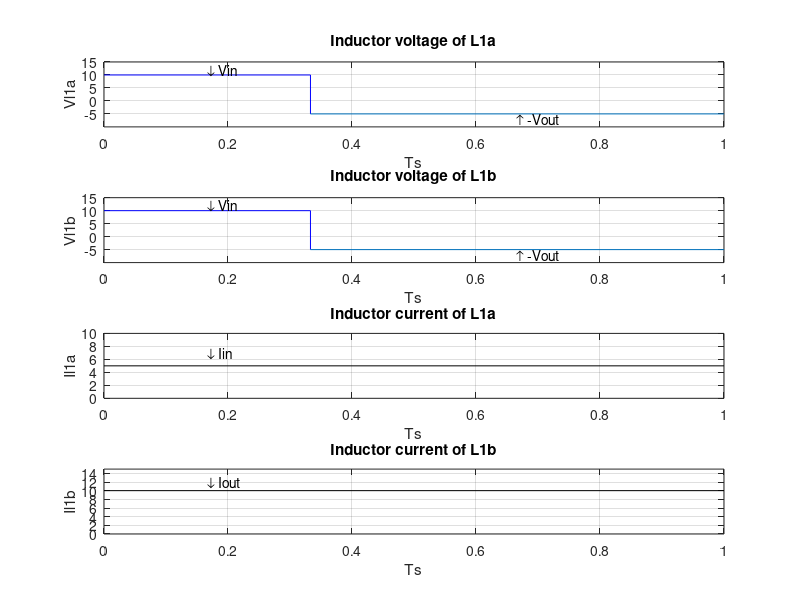
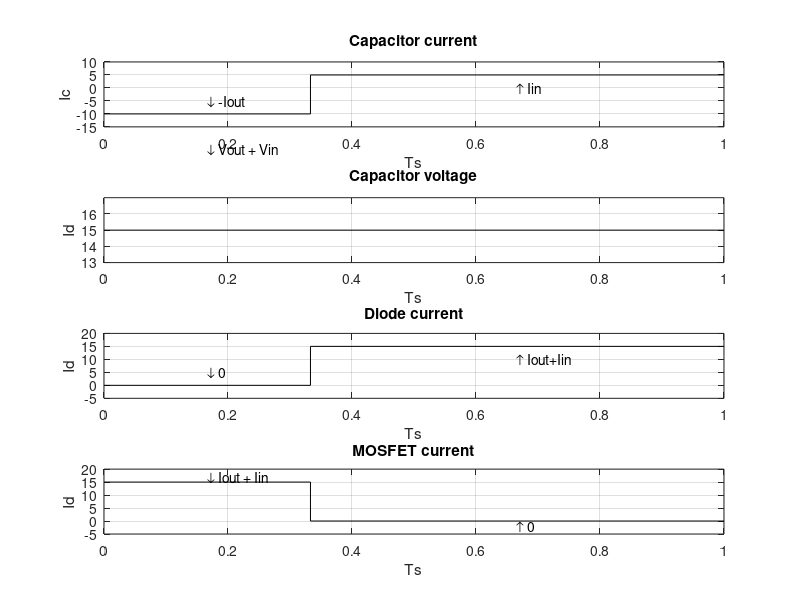
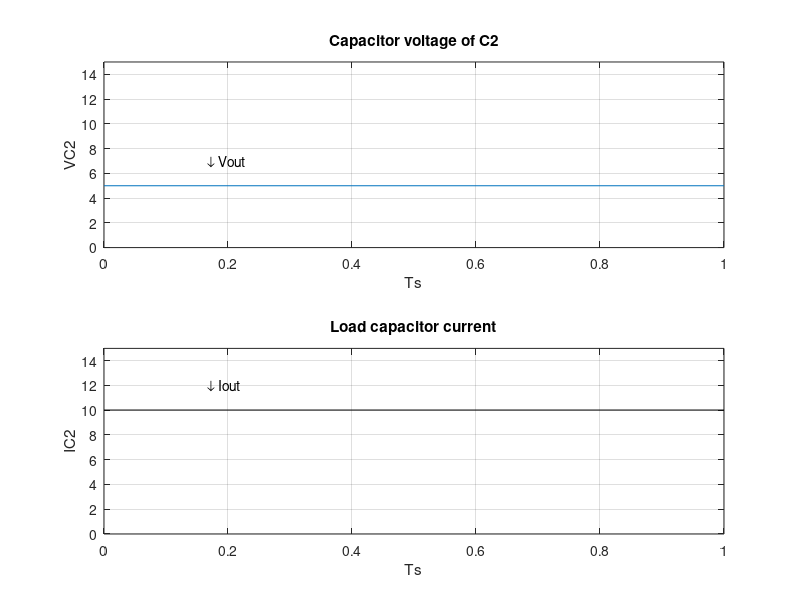

Write the MATLAB code that produced these figures, in order.
close all
clear
Vin = 10
D = 0.333
P = 50
Iin = P/Vin
fs = 200000
Vout = D * Vin / (1-D)
Iout = P/Vout


% Inductor voltage of L1a
subplot(4,1,1)
plot([0 D], [Vin Vin], 'b')
hold on
plot([D D], [Vin -Vout], 'b')
hold on
plot([D 1], [-Vout -Vout])
ylabel('Vl1a')
xlabel('Ts')
text(D/2, Vin+2, '\downarrow Vin')
text(D*2, -Vout-2, '\uparrow -Vout')
title('Inductor voltage of L1a')
ylim([-Vout-5 Vin+5])
grid on

% Inductor voltage of L1b
subplot(4,1,2)
plot([0 D], [Vin Vin], 'b')
hold on
plot([D D], [Vin -Vout], 'b')
hold on
plot([D 1], [-Vout -Vout])
ylabel('Vl1b')
xlabel('Ts')
text(D/2, Vin+2, '\downarrow Vin')
text(D*2, -Vout-2, '\uparrow -Vout')
title('Inductor voltage of L1b')
ylim([-Vout-5 Vin+5])
grid on

% Inductor current of L1a
subplot(4,1,3)
plot([0 1], [Iin Iin], 'k')
ylabel('Il1a')
xlabel('Ts')
text(D/2, Iin+2, '\downarrow Iin')
title('Inductor current of L1a')
ylim([Iin-5 Iin+5])
grid on

% Inductor current of L1b
subplot(4,1,4)
plot([0 1], [Iout Iout], 'k')
ylabel('Il1b')
xlabel('Ts')
text(D/2, Iout+2, '\downarrow Iout')
title('Inductor current of L1b')
ylim([Vout-5 Vin+5])
grid on

% Capacitor current
figure
subplot(4,1,1)
plot([0 D], [-Iout -Iout], 'k')
hold on
plot([D D], [-Iout Iin], 'k')
hold on
plot([D 1], [Iin Iin], 'k')
ylabel('Ic')
xlabel('Ts')
text(D/2, -Iout+5, '\downarrow -Iout')
text(D*2, Iin-5, '\uparrow Iin')
title('Capacitor current')
ylim([-Iout-5 Iin+5])
grid on

% Capacitor voltage
subplot(4,1,2)
plot([0 1], [Vout+Vin Vout+Vin], 'k')
xlabel('Ts')
ylabel('Id')
text(D/2, Vout+Vin+5, '\downarrow Vout + Vin')
title('Capacitor voltage')
ylim([Vout+Vin-2 Vout+Vin+2])
grid on

% Diode current
subplot(4,1,3)
plot([0 D], [0 0], 'k')
hold on
plot([D D], [0 Iout+Iin], 'k')
hold on
plot([D 1], [Iout+Iin Iout+Iin],'k')
xlabel('Ts')
ylabel('Id')
text(D/2, 0+5, '\downarrow 0')
text(D*2, Iout+Iin-5, '\uparrow Iout+Iin')
title('Diode current')
ylim([0-5 Iin+Iout+5])
grid on

% MOSFET current
subplot(4,1,4)
plot([0 D], [Iout + Iin Iout + Iin], 'k')
hold on
plot([D D], [Iout+Iin 0], 'k')
hold on
plot([D 1], [0 0],'k')
xlabel('Ts')
ylabel('Id')
text(D/2, Iout+Iin+ 2, '\downarrow Iout + Iin')
text(D*2, 0-2, '\uparrow 0')
title('MOSFET current')
ylim([0-5 Iin+Iout+5])
grid on

figure
% Load Capacitor voltage
subplot(2,1,1)
plot([0 1], [Vout Vout])
ylabel('VC2')
xlabel('Ts')
text(D/2, Vout+2, '\downarrow Vout')
title('Capacitor voltage of C2')
ylim([Vout-5 Vin+5])
grid on
% Load capacitor current
subplot(2,1,2)
plot([0 1], [Iout Iout], 'k')
ylabel('IC2')
xlabel('Ts')
text(D/2, Iout+2, '\downarrow Iout')
title('Load capacitor current')
ylim([Vout-5 Vin+5])
grid on




